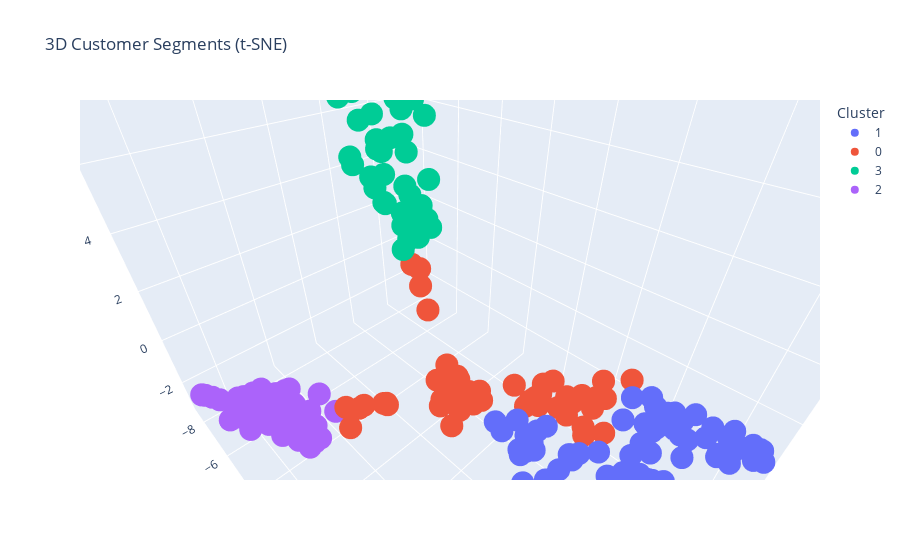

The code cell stored with this chart in its notebook:
### Code cell
import pandas as pd
import numpy as np
from sklearn.cluster import KMeans
from sklearn.preprocessing import StandardScaler
from sklearn.manifold import TSNE
from sklearn.metrics import davies_bouldin_score, silhouette_score, calinski_harabasz_score
import matplotlib.pyplot as plt
import seaborn as sns
import plotly.express as px

# Load datasets
customers = pd.read_csv('Customers.csv')
transactions = pd.read_csv('Transactions.csv')

# Merge datasets
data = pd.merge(transactions, customers, on='CustomerID', how='inner')

# Feature engineering
data['TotalSpending'] = data['Quantity'] * data['Price']
aggregated_data = data.groupby('CustomerID').agg(
    TotalSpending=('TotalSpending', 'sum'),
    TotalQuantity=('Quantity', 'sum'),
    UniquePurchaseDays=('TransactionDate', 'nunique')
).reset_index()

# Merge with customer data
customer_data = pd.merge(aggregated_data, customers, on='CustomerID', how='inner')

# Encode categorical variables
customer_data = pd.get_dummies(customer_data, columns=['Region'], drop_first=True)

# Normalize numeric features
scaler = StandardScaler()
scaled_features = scaler.fit_transform(
    customer_data.drop(columns=['CustomerID', 'CustomerName', 'SignupDate'])
)

# Determine optimal number of clusters using Elbow Method
inertia = []
for k in range(2, 11):
    kmeans_temp = KMeans(n_clusters=k, random_state=42)
    kmeans_temp.fit(scaled_features)
    inertia.append(kmeans_temp.inertia_)

plt.figure(figsize=(8, 5))
plt.plot(range(2, 11), inertia, marker='o', linestyle='--', color='b')
plt.title('Elbow Method to Determine Optimal Clusters')
plt.xlabel('Number of Clusters')
plt.ylabel('Inertia')
plt.grid()
plt.show()

# Apply K-Means clustering
optimal_clusters = 4  # Update based on Elbow Method result
kmeans = KMeans(n_clusters=optimal_clusters, random_state=42)
customer_data['Cluster'] = kmeans.fit_predict(scaled_features)

# Evaluate clustering
db_index = davies_bouldin_score(scaled_features, customer_data['Cluster'])
silhouette_avg = silhouette_score(scaled_features, customer_data['Cluster'])
calinski_harabasz = calinski_harabasz_score(scaled_features, customer_data['Cluster'])

print("### Clustering Metrics ###")
print(f"Number of Clusters: {optimal_clusters}")
print(f"Davies-Bouldin Index: {db_index:.4f}")
print(f"Silhouette Score: {silhouette_avg:.4f}")
print(f"Calinski-Harabasz Index: {calinski_harabasz:.4f}")

# Visualization
# 1. t-SNE for 2D Visualization
tsne = TSNE(n_components=2, random_state=42, perplexity=30)
tsne_2d = tsne.fit_transform(scaled_features)

plt.figure(figsize=(10, 6))
sns.scatterplot(
    x=tsne_2d[:, 0], y=tsne_2d[:, 1], 
    hue=customer_data['Cluster'], 
    palette='viridis', s=100, alpha=0.7
)
plt.title('Customer Segments (t-SNE Visualization)')
plt.xlabel('t-SNE Component 1')
plt.ylabel('t-SNE Component 2')
plt.legend(title='Cluster', bbox_to_anchor=(1.05, 1), loc='upper left')
plt.grid()
plt.show()

# 2. 3D Visualization with Plotly
tsne_3d = TSNE(n_components=3, random_state=42, perplexity=30)
tsne_3d_data = tsne_3d.fit_transform(scaled_features)

fig = px.scatter_3d(
    x=tsne_3d_data[:, 0], 
    y=tsne_3d_data[:, 1], 
    z=tsne_3d_data[:, 2], 
    color=customer_data['Cluster'].astype(str),
    title='3D Customer Segments (t-SNE)',
    labels={'color': 'Cluster'}
)
fig.show()

# 3. Cluster Profile Bar Chart
numeric_columns = customer_data.select_dtypes(include=[np.number]).columns
cluster_means = customer_data.groupby('Cluster')[numeric_columns].mean()

# Keep relevant features for the bar plot
cluster_means = cluster_means[['TotalSpending', 'TotalQuantity', 'UniquePurchaseDays']]

plt.figure(figsize=(10, 6))
cluster_means.plot(kind='bar', figsize=(10, 6), colormap='viridis')
plt.title('Cluster Profiles: Average Values')
plt.xlabel('Cluster')
plt.ylabel('Average Value')
plt.xticks(rotation=0)
plt.grid(axis='y', linestyle='--', alpha=0.7)
plt.show()

# 4. Heatmap of Regional Distribution
region_columns = [col for col in customer_data.columns if col.startswith('Region_')]
region_distribution = customer_data.groupby('Cluster')[region_columns].sum()

plt.figure(figsize=(10, 6))
sns.heatmap(region_distribution, annot=True, fmt='d', cmap='coolwarm')
plt.title('Regional Distribution by Cluster')
plt.xlabel('Region')
plt.ylabel('Cluster')
plt.show()

# Export clustered data for further analysis
customer_data.to_csv('Customer_Clusters_Final.csv', index=False)

### Figure 1 — Plotly figure (JSON) as saved in the notebook; plotly's stock layout.template omitted (floating-point values rounded to 4 significant figures)
{"data": [{"hovertemplate": "Cluster=1<br>x=%{x}<br>y=%{y}<br>z=%{z}<extra></extra>", "legendgroup": "1", "marker": {"color": "#636efa", "symbol": "circle"}, "mode": "markers", "name": "1", "scene": "scene", "showlegend": true, "type": "scatter3d", "x": [-4.295, 0.7743, -3.812, 1.096, -3.61, 1.156, -4.078, -4.051, 0.8726, -4.104, -3.363, 1.562, 0.7705, -4.203, -4.097, 1.032, -3.535, -4.595, -3.526, 0.5792, 0.6032, -3.291, -3.566, 1.044, 1.312, -3.051, 0.4931, 0.9685, -4.23, 0.6195, -3.585, 1.421, -5.037, -3.556, 0.754, -4.314, 0.6301, -3.538, -2.707, -3.87, 0.8619, -4.471, 0.9222, 0.7768, 1.373, -2.706, -2.748, -4.487, -3.803, 0.9335, -3.499, -4.482, 1.234, 1.374, -4.532, -5.29, 0.942, -4.014, -4.276, -4.576, -4.13, 1.178], "y": [4.193, 3.083, 4.423, 3.911, 4.332, 3.72, 3.816, 5.876, 2.7, 5.415, 6.499, 3.194, 4.244, 4.048, 5.374, 2.161, 6.231, 4.869, 6.344, 5.229, 5.173, 6.545, 6.119, 2.531, 2.889, 6.483, 5.387, 2.104, 4.121, 5.13, 6.059, 3.612, 4.106, 5.813, 4.768, 3.112, 5.01, 5.809, 6.639, 5.022, 1.829, 4.541, 4.569, 2.894, 3.224, 6.639, 6.628, 4.741, 5.095, 3.767, 3.878, 4.378, 3.077, 3.052, 3.112, 3.47, 3.953, 3.921, 3.876, 4.64, 5.804, 2.758], "z": [-1.013, 2.333, -0.3299, 2.351, -1.726, 1.887, -1.244, 0.3069, 1.76, -0.02131, 0.8271, 1.294, 2.61, -1.527, -0.4735, 1.578, 0.4383, -0.3688, 0.6839, 2.563, 2.55, 0.8916, -0.324, 2.285, 1.705, 0.7073, 2.609, 1.571, -1.314, 2.541, 0.06425, 1.712, -1.328, -0.3462, 2.498, -1.89, 2.569, -0.2294, 1.156, -0.6968, 1.447, -1.207, 2.347, 2.01, 2.253, 1.158, 1.139, -1.314, -1.367, 2.215, -2.188, -0.6147, 2.204, 2.051, -1.0, -1.315, 2.441, -2.042, -0.5793, -0.8466, -0.05814, 1.62]}, {"hovertemplate": "Cluster=0<br>x=%{x}<br>y=%{y}<br>z=%{z}<extra></extra>", "legendgroup": "0", "marker": {"color": "#EF553B", "symbol": "circle"}, "mode": "markers", "name": "0", "scene": "scene", "showlegend": true, "type": "scatter3d", "x": [-3.508, 2.023, -3.8, -3.548, -0.5763, 0.3264, 0.45, -0.441, -4.07, -0.7906, -0.3902, 1.749, -0.6293, 1.36, 0.9437, 1.503, -0.6926, -2.772, 0.5294, -3.019, 0.6523, -4.284, 0.3248, -3.333, -3.163, 0.0587, -3.393, -3.218, -4.276, 0.8941, -3.773, 0.1095, 0.08431, -0.7789, -0.2809, -0.01039, -5.589, -3.397, -3.947, -3.937, 0.8884, 1.094, 0.3066, -3.382, -2.798, -3.826, -3.616, -0.02196, -0.2148, -3.028, -4.203, 0.3332], "y": [0.499, -3.132, 1.292, 1.187, -2.667, -0.1972, 0.7757, -1.07, 2.163, -2.585, -0.627, -3.742, -1.306, -3.221, -2.665, -3.299, -2.461, 0.3708, -0.4016, 0.709, 0.4823, 2.183, -0.5447, 2.363, 0.4165, -0.4784, 0.5224, 0.4395, 1.831, -2.536, 0.7014, 0.3082, 0.6526, -2.27, -0.4575, -0.544, 2.643, 2.251, 2.188, 1.477, -2.59, 0.622, -0.2664, 1.609, -0.2031, 1.787, 2.867, -0.5546, -1.319, 0.3529, 2.418, 0.9462], "z": [-1.579, -2.201, -1.822, -2.245, 3.171, 0.1592, 0.8667, 0.02152, -1.385, 2.968, 0.2513, -1.934, 0.07665, -1.724, -1.517, -1.814, 2.463, -2.213, -0.113, -2.107, 0.5446, -0.7609, -0.1224, -2.46, -2.105, 0.1023, -1.956, -2.075, -1.918, -1.518, -1.479, 0.7091, 0.9736, 1.622, 0.3213, 0.09234, -1.34, -2.202, -1.788, -2.074, -1.494, 0.4288, 0.1324, -2.142, -1.632, -1.387, -2.147, 0.09061, -0.2951, -2.178, -1.333, 1.05]}, {"hovertemplate": "Cluster=3<br>x=%{x}<br>y=%{y}<br>z=%{z}<extra></extra>", "legendgroup": "3", "marker": {"color": "#00cc96", "symbol": "circle"}, "mode": "markers", "name": "3", "scene": "scene", "showlegend": true, "type": "scatter3d", "x": [0.4619, 0.5719, 0.3324, 0.6456, -0.9178, -0.7666, -0.8046, -0.8504, -0.9209, -0.4707, 0.3493, -0.1565, 0.2871, 0.09261, -0.6557, -1.043, -0.001877, -0.4131, 0.01458, -0.6925, -0.03077, 0.163, -0.5496, -0.8163, 0.2665, -0.6246, 0.6842, -1.339, 0.8253, 0.7846, -0.358, 0.09706, 0.1205, -0.4792, -0.8054, -0.1457, 0.08447, -0.2589, -1.156, 0.6281, -0.08877, -1.113, -1.384, 0.0948, 0.2813, 0.3219], "y": [-2.493, -2.246, -2.162, -3.192, -3.252, -2.816, -2.541, -3.08, -2.731, -2.83, -2.158, -2.656, -2.27, -2.231, -2.868, -2.447, -3.058, -2.439, -2.014, -2.445, -2.997, -2.643, -2.178, -3.25, -3.306, -2.875, -2.315, -2.659, -3.158, -2.667, -2.742, -3.285, -2.298, -2.644, -2.63, -3.074, -2.39, -2.477, -2.825, -3.297, -3.018, -2.557, -2.738, -2.093, -2.26, -2.681], "z": [9.012, 7.079, 9.529, 6.292, 4.452, 5.203, 7.792, 3.723, 3.895, 4.401, 9.555, 8.36, 8.175, 8.939, 5.468, 7.263, 6.553, 6.528, 7.668, 7.689, 5.164, 6.069, 8.39, 4.512, 7.236, 4.301, 5.976, 4.081, 7.857, 8.036, 3.725, 5.811, 8.112, 6.894, 4.967, 6.454, 6.983, 7.976, 4.765, 6.452, 5.103, 4.456, 5.48, 7.885, 9.224, 7.499]}, {"hovertemplate": "Cluster=2<br>x=%{x}<br>y=%{y}<br>z=%{z}<extra></extra>", "legendgroup": "2", "marker": {"color": "#ab63fa", "symbol": "circle"}, "mode": "markers", "name": "2", "scene": "scene", "showlegend": true, "type": "scatter3d", "x": [4.652, 2.789, 2.09, 4.8, 2.799, 3.058, 4.325, 3.836, 4.882, 3.168, 3.783, 4.264, 3.71, 3.992, 3.314, 3.246, 3.516, 3.511, 4.88, 2.539, 3.39, 2.58, 4.604, 2.982, 3.565, 2.718, 2.018, 3.451, 4.238, 2.749, 4.522, 2.851, 4.261, 3.444, 3.944, 2.731, 3.255, 3.703, 2.652], "y": [-8.03, -5.868, -4.827, -8.276, -4.358, -6.215, -6.513, -5.488, -8.381, -4.563, -6.483, -7.231, -5.486, -7.452, -4.421, -3.743, -7.177, -5.652, -8.392, -4.872, -5.508, -6.158, -6.748, -3.93, -5.12, -6.194, -3.987, -6.493, -7.349, -3.987, -7.656, -5.151, -5.98, -5.374, -6.717, -5.622, -7.03, -5.793, -4.356], "z": [-2.54, -2.909, -1.864, -2.518, -2.671, -2.175, -2.604, -2.392, -2.514, -2.068, -2.622, -2.535, -2.34, -2.642, -2.861, -2.633, -2.531, -2.76, -2.514, -2.41, -2.266, -2.262, -2.718, -2.802, -3.019, -2.26, -2.115, -2.697, -2.604, -2.862, -2.48, -2.989, -2.843, -2.119, -2.02, -2.516, -2.419, -2.908, -2.634]}], "layout": {"autosize": true, "legend": {"title": {"text": "Cluster"}, "tracegroupgap": 0}, "scene": {"aspectmode": "auto", "aspectratio": {"x": 0.834, "y": 1.197, "z": 1.001}, "camera": {"center": {"x": 0, "y": 0, "z": 0}, "eye": {"x": 0.5183, "y": 0.5183, "z": 0.5183}, "projection": {"type": "perspective"}, "up": {"x": 0, "y": 0, "z": 1}}, "domain": {"x": [0, 1], "y": [0, 1]}, "xaxis": {"title": {"text": "x"}, "type": "linear"}, "yaxis": {"title": {"text": "y"}, "type": "linear"}, "zaxis": {"title": {"text": "z"}, "type": "linear"}}, "title": {"text": "3D Customer Segments (t-SNE)"}}}
